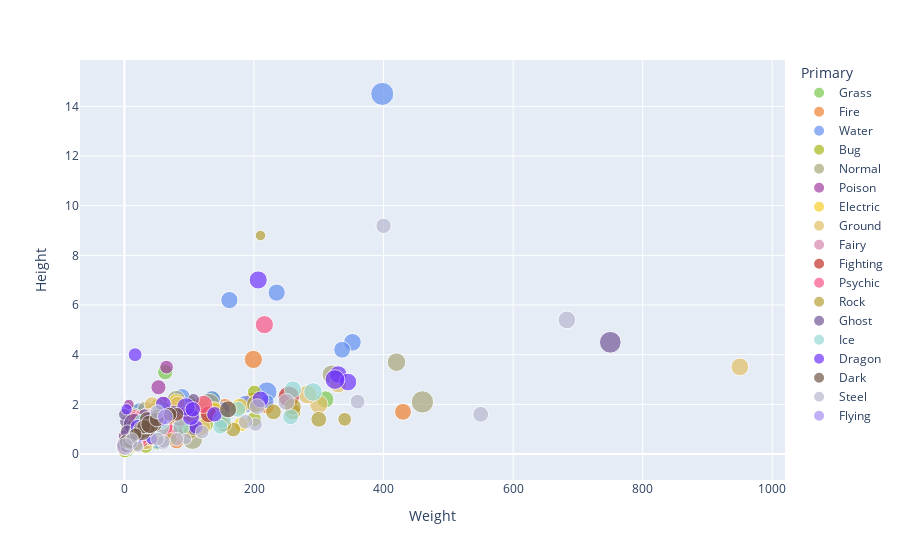

Notebook code for this chart:
### Code cell
fig = px.scatter(pokemon, x="Weight",y="Height", size='HP',
                 color='Primary',color_discrete_map=colours,
                hover_name="Name")

fig.show()
fig.write_html("EDAplots/HeightbyWeight,prim-scat.html",
              include_plotlyjs='cdn')

### Figure 1 — Plotly figure (JSON) as saved in the notebook; plotly's stock layout.template omitted (floating-point values rounded to 4 significant figures)
{"data": [{"hovertemplate": "<b>%{hovertext}</b><br><br>Primary=Grass<br>Weight=%{x}<br>Height=%{y}<br>HP=%{marker.size}<extra></extra>", "hovertext": ["Bulbasaur", "Ivysaur", "Venusaur", "Oddish", "Gloom", "Vileplume", "Bellsprout", "Weepinbell", "Victreebel", "Exeggcute", "Exeggutor", "Tangela", "Chikorita", "Bayleef", "Meganium", "Bellossom", "Hoppip", "Skiploom", "Jumpluff", "Sunkern", "Sunflora", "Treecko", "Grovyle", "Sceptile", "Seedot", "Nuzleaf", "Shiftry", "Shroomish", "Breloom", "Roselia", "Cacnea", "Cacturne", "Tropius", "Turtwig", "Grotle", "Torterra", "Budew", "Roserade", "Cherubi", "Cherrim", "Carnivine", "Snover", "Abomasnow", "Tangrowth", "Leafeon", "Shaymin", "Snivy", "Servine", "Serperior", "Pansage", "Simisage", "Cottonee", "Whimsicott", "Petilil", "Lilligant", "Maractus", "Foongus", "Amoonguss", "Ferroseed", "Ferrothorn", "Virizion"], "legendgroup": "Grass", "marker": {"color": "#7AC74C", "size": [45, 60, 80, 45, 60, 75, 50, 65, 80, 60, 95, 65, 45, 60, 80, 75, 35, 55, 75, 30, 75, 40, 50, 70, 40, 70, 90, 60, 60, 50, 50, 70, 99, 55, 75, 95, 40, 60, 45, 70, 74, 60, 90, 100, 65, 100, 45, 60, 75, 50, 75, 40, 60, 45, 70, 75, 69, 114, 44, 74, 91], "sizemode": "area", "sizeref": 0.6375, "symbol": "circle"}, "mode": "markers", "name": "Grass", "orientation": "v", "showlegend": true, "type": "scatter", "x": [6.9, 13, 100, 5.4, 8.6, 18.6, 4, 6.4, 15.5, 2.5, 120, 35, 6.4, 15.8, 100.5, 5.8, 0.5, 1, 3, 1.8, 8.5, 5, 21.6, 52.2, 4, 28, 59.6, 4.5, 39.2, 2, 51.3, 77.4, 100, 10.2, 97, 310, 1.2, 14.5, 3.3, 9.3, 27, 50.5, 135.5, 128.6, 25.5, 2.1, 8.1, 16, 63, 10.5, 30.5, 0.6, 6.6, 6.6, 16.3, 28, 1, 10.5, 18.8, 110, 200], "xaxis": "x", "y": [0.7, 1, 2, 0.5, 0.8, 1.2, 0.7, 1, 1.7, 0.4, 2, 1, 0.89, 1.19, 1.8, 0.41, 0.41, 0.61, 0.79, 0.3, 0.79, 0.51, 0.89, 1.7, 0.51, 0.99, 1.3, 0.41, 1.19, 0.3, 0.41, 1.3, 2.01, 0.4, 1.1, 2.2, 0.2, 0.9, 0.4, 0.5, 1.4, 1, 2.2, 2, 1, 0.2, 0.6, 0.8, 3.3, 0.6, 1.1, 0.3, 0.7, 0.5, 1.1, 1, 0.2, 0.6, 0.6, 1, 2], "yaxis": "y"}, {"hovertemplate": "<b>%{hovertext}</b><br><br>Primary=Fire<br>Weight=%{x}<br>Height=%{y}<br>HP=%{marker.size}<extra></extra>", "hovertext": ["Charmander", "Charmeleon", "Charizard", "Vulpix", "Ninetales", "Growlithe", "Arcanine", "Ponyta", "Rapidash", "Magmar", "Flareon", "Moltres", "Cyndaquil", "Quilava", "Typhlosion", "Slugma", "Magcargo", "Magby", "Entei", "Ho-Oh", "Torchic", "Combusken", "Blaziken", "Numel", "Camerupt", "Torkoal", "Chimchar", "Monferno", "Infernape", "Magmortar", "Heatran", "Tepig", "Pignite", "Emboar", "Pansear", "Simisear", "Darumaka", "Darmanitan", "Heatmor"], "legendgroup": "Fire", "marker": {"color": "#EE8130", "size": [39, 58, 78, 38, 73, 55, 90, 50, 65, 65, 65, 90, 39, 58, 78, 40, 50, 45, 115, 106, 45, 60, 80, 60, 70, 70, 44, 64, 76, 75, 91, 65, 90, 110, 50, 75, 70, 105, 85], "sizemode": "area", "sizeref": 0.6375, "symbol": "circle"}, "mode": "markers", "name": "Fire", "orientation": "v", "showlegend": true, "type": "scatter", "x": [8.5, 19, 90.5, 9.9, 19.9, 19, 155, 30, 95, 44.5, 25, 60, 7.9, 19, 79.5, 35, 55, 21.4, 198, 199, 2.5, 19.5, 52, 24, 220, 80.4, 6.2, 22, 55, 68, 430, 9.9, 55.5, 150, 11, 28, 37.5, 92.9, 58], "xaxis": "x", "y": [0.6, 1.1, 1.7, 0.6, 1.1, 0.7, 1.9, 1, 1.7, 1.3, 0.9, 2, 0.51, 0.89, 1.7, 0.71, 0.79, 0.71, 2.11, 3.81, 0.41, 0.89, 1.91, 0.71, 1.91, 0.51, 0.5, 0.9, 1.2, 1.6, 1.7, 0.5, 1, 1.6, 0.6, 1, 0.6, 1.3, 1.4], "yaxis": "y"}, {"hovertemplate": "<b>%{hovertext}</b><br><br>Primary=Water<br>Weight=%{x}<br>Height=%{y}<br>HP=%{marker.size}<extra></extra>", "hovertext": ["Squirtle", "Wartortle", "Blastoise", "Psyduck", "Golduck", "Poliwag", "Poliwhirl", "Poliwrath", "Tentacool", "Tentacruel", "Slowpoke", "Slowbro", "Seel", "Dewgong", "Shellder", "Cloyster", "Krabby", "Kingler", "Horsea", "Seadra", "Goldeen", "Seaking", "Staryu", "Starmie", "Magikarp", "Gyarados", "Lapras", "Vaporeon", "Totodile", "Croconaw", "Feraligatr", "Chinchou", "Lanturn", "Marill", "Azumarill", "Politoed", "Wooper", "Quagsire", "Slowking", "Qwilfish", "Corsola", "Remoraid", "Octillery", "Mantine", "Kingdra", "Suicune", "Mudkip", "Marshtomp", "Swampert", "Lotad", "Lombre", "Ludicolo", "Wingull", "Pelipper", "Carvanha", "Sharpedo", "Wailmer", "Wailord", "Barboach", "Whiscash", "Corphish", "Crawdaunt", "Feebas", "Milotic", "Clamperl", "Huntail", "Gorebyss", "Relicanth", "Luvdisc", "Kyogre", "Piplup", "Prinplup", "Empoleon", "Buizel", "Floatzel", "Shellos", "Gastrodon", "Finneon", "Lumineon", "Mantyke", "Palkia", "Phione", "Manaphy", "Oshawott", "Dewott", "Samurott", "Panpour", "Simipour", "Tympole", "Palpitoad", "Seismitoad", "Basculin", "Tirtouga", "Carracosta", "Ducklett", "Swanna", "Frillish", "Jellicent", "Alomomola", "Keldeo"], "legendgroup": "Water", "marker": {"color": "#6390F0", "size": [44, 59, 79, 50, 80, 40, 65, 90, 40, 80, 90, 95, 65, 90, 30, 50, 30, 55, 30, 55, 45, 80, 30, 60, 20, 95, 130, 130, 50, 65, 85, 75, 125, 70, 100, 90, 55, 95, 95, 65, 55, 35, 75, 65, 75, 100, 50, 70, 100, 40, 60, 80, 40, 60, 45, 70, 130, 170, 50, 110, 43, 63, 20, 95, 35, 55, 55, 100, 43, 100, 53, 64, 84, 55, 85, 76, 111, 49, 69, 45, 90, 80, 100, 55, 75, 95, 50, 75, 50, 75, 105, 70, 54, 74, 62, 75, 55, 100, 165, 91], "sizemode": "area", "sizeref": 0.6375, "symbol": "circle"}, "mode": "markers", "name": "Water", "orientation": "v", "showlegend": true, "type": "scatter", "x": [9, 22.5, 85.5, 19.6, 76.6, 12.4, 20, 54, 45.5, 55, 36, 78.5, 90, 120, 4, 132.5, 6.5, 60, 8, 25, 15, 39, 34.5, 80, 10, 235, 220, 29, 9.5, 25, 88.8, 12, 22.5, 8.5, 28.5, 33.9, 8.5, 75, 79.5, 3.9, 5, 12, 28.5, 220, 152, 187, 7.6, 28, 81.9, 2.6, 32.5, 55, 9.5, 28, 20.8, 88.8, 130, 398, 1.9, 23.6, 11.5, 32.8, 7.4, 162, 52.5, 27, 22.6, 23.4, 8.7, 352, 5.2, 23, 84.5, 29.5, 33.5, 6.3, 29.9, 7, 24, 65, 336, 3.1, 1.4, 5.9, 24.5, 94.6, 13.5, 29, 4.5, 17, 62, 18, 16.5, 81, 5.5, 24.2, 33, 135, 31.6, 48.5], "xaxis": "x", "y": [0.5, 1, 1.6, 0.8, 1.7, 0.6, 1, 1.3, 0.9, 1.6, 1.2, 1.6, 1.1, 1.7, 0.3, 1.5, 0.4, 1.3, 0.4, 1.2, 0.6, 1.3, 0.8, 1.1, 0.9, 6.5, 2.5, 1, 0.61, 1.09, 2.31, 0.51, 1.19, 0.41, 0.79, 1.09, 0.41, 1.4, 2.01, 0.51, 0.61, 0.61, 0.89, 2.11, 1.8, 2.01, 0.41, 0.71, 1.5, 0.51, 1.19, 1.5, 0.61, 1.19, 0.79, 1.8, 2.01, 14.5, 0.41, 0.89, 0.61, 1.09, 0.61, 6.2, 0.41, 1.7, 1.8, 0.99, 0.61, 4.5, 0.4, 0.8, 1.7, 0.7, 1.1, 0.3, 0.9, 0.4, 1.2, 1, 4.2, 0.4, 0.3, 0.5, 0.8, 1.5, 0.6, 1, 0.5, 0.8, 1.5, 1, 0.7, 1.2, 0.5, 1.3, 1.2, 2.2, 1.2, 1.4], "yaxis": "y"}, {"hovertemplate": "<b>%{hovertext}</b><br><br>Primary=Bug<br>Weight=%{x}<br>Height=%{y}<br>HP=%{marker.size}<extra></extra>", "hovertext": ["Caterpie", "Metapod", "Butterfree", "Weedle", "Kakuna", "Beedrill", "Paras", "Parasect", "Venonat", "Venomoth", "Scyther", "Pinsir", "Ledyba", "Ledian", "Spinarak", "Ariados", "Yanma", "Pineco", "Forretress", "Scizor", "Shuckle", "Heracross", "Wurmple", "Silcoon", "Beautifly", "Cascoon", "Dustox", "Surskit", "Masquerain", "Nincada", "Ninjask", "Shedinja", "Volbeat", "Illumise", "Kricketot", "Kricketune", "Burmy", "Wormadam", "Mothim", "Combee", "Vespiquen", "Yanmega", "Sewaddle", "Swadloon", "Leavanny", "Venipede", "Whirlipede", "Scolipede", "Dwebble", "Crustle", "Karrablast", "Escavalier", "Joltik", "Galvantula", "Shelmet", "Accelgor", "Durant", "Larvesta", "Volcarona", "Genesect"], "legendgroup": "Bug", "marker": {"color": "#A6B91A", "size": [45, 50, 60, 40, 45, 65, 35, 60, 60, 70, 70, 65, 40, 55, 40, 70, 65, 50, 75, 70, 20, 80, 45, 50, 60, 50, 60, 40, 70, 31, 61, 1, 65, 65, 37, 77, 40, 60, 70, 30, 70, 86, 45, 55, 75, 30, 40, 60, 50, 70, 50, 70, 50, 70, 50, 80, 58, 55, 85, 71], "sizemode": "area", "sizeref": 0.6375, "symbol": "circle"}, "mode": "markers", "name": "Bug", "orientation": "v", "showlegend": true, "type": "scatter", "x": [2.9, 9.9, 32, 3.2, 10, 29.5, 5.4, 29.5, 30, 12.5, 56, 55, 10.8, 35.6, 8.5, 33.5, 38, 7.2, 125.8, 125, 20.5, 54, 3.6, 10, 28.4, 11.5, 31.6, 1.7, 3.6, 5.5, 12, 1.2, 17.7, 17.7, 2.2, 25.5, 3.4, 6.5, 23.3, 5.5, 38.5, 51.5, 2.5, 7.3, 20.5, 5.3, 58.5, 200.5, 14.5, 200, 5.9, 33, 0.6, 14.3, 7.7, 25.3, 33, 28.8, 46, 82.5], "xaxis": "x", "y": [0.3, 0.7, 1.1, 0.3, 0.6, 1, 0.3, 1, 1, 1.5, 1.5, 1.5, 0.99, 1.4, 0.51, 1.09, 1.19, 0.61, 1.19, 2.01, 0.61, 1.5, 0.3, 0.61, 0.99, 0.71, 1.19, 0.51, 0.79, 0.51, 0.79, 0.79, 0.71, 0.61, 0.3, 1, 0.2, 0.5, 0.9, 0.3, 1.2, 1.9, 0.3, 0.5, 1.2, 0.4, 1.2, 2.5, 0.3, 1.4, 0.5, 1, 0.1, 0.8, 0.4, 0.8, 0.3, 1.1, 1.6, 1.5], "yaxis": "y"}, {"hovertemplate": "<b>%{hovertext}</b><br><br>Primary=Normal<br>Weight=%{x}<br>Height=%{y}<br>HP=%{marker.size}<extra></extra>", "hovertext": ["Pidgey", "Pidgeotto", "Pidgeot", "Rattata", "Raticate", "Spearow", "Fearow", "Jigglypuff", "Wigglytuff", "Meowth", "Persian", "Farfetch'd", "Doduo", "Dodrio", "Lickitung", "Chansey", "Kangaskhan", "Tauros", "Ditto", "Eevee", "Porygon", "Snorlax", "Sentret", "Furret", "Hoothoot", "Noctowl", "Igglybuff", "Aipom", "Girafarig", "Dunsparce", "Teddiursa", "Ursaring", "Porygon2", "Stantler", "Smeargle", "Miltank", "Blissey", "Zigzagoon", "Linoone", "Taillow", "Swellow", "Slakoth", "Vigoroth", "Slaking", "Whismur", "Loudred", "Exploud", "Azurill", "Skitty", "Delcatty", "Spinda", "Swablu", "Zangoose", "Castform", "Kecleon", "Starly", "Staravia", "Staraptor", "Bidoof", "Bibarel", "Ambipom", "Buneary", "Lopunny", "Glameow", "Purugly", "Happiny", "Chatot", "Munchlax", "Lickilicky", "Porygon-Z", "Regigigas", "Arceus", "Patrat", "Watchog", "Lillipup", "Herdier", "Stoutland", "Pidove", "Tranquill", "Unfezant", "Audino", "Minccino", "Cinccino", "Deerling", "Sawsbuck", "Bouffalant", "Rufflet", "Braviary", "Meloetta"], "legendgroup": "Normal", "marker": {"color": "#A8A77A", "size": [40, 63, 83, 30, 55, 40, 65, 115, 140, 40, 65, 52, 35, 60, 90, 250, 105, 75, 48, 55, 65, 160, 35, 85, 60, 100, 90, 55, 70, 100, 60, 90, 85, 73, 55, 95, 255, 38, 78, 40, 60, 60, 80, 150, 64, 84, 104, 50, 50, 70, 60, 45, 73, 70, 60, 40, 55, 85, 59, 79, 75, 55, 65, 49, 71, 100, 76, 135, 110, 85, 110, 120, 45, 60, 45, 65, 85, 50, 62, 80, 103, 55, 75, 60, 80, 95, 70, 100, 100], "sizemode": "area", "sizeref": 0.6375, "symbol": "circle"}, "mode": "markers", "name": "Normal", "orientation": "v", "showlegend": true, "type": "scatter", "x": [1.8, 30, 39.5, 3.5, 18.5, 2, 38, 5.5, 12, 4.2, 32, 15, 39.2, 85.2, 65.5, 34.6, 80, 88.4, 4, 6.5, 36.5, 460, 6, 32.5, 21.2, 40.8, 1, 11.5, 41.5, 14, 8.8, 125.8, 32.5, 71.2, 58, 75.5, 46.8, 17.5, 32.5, 2.3, 19.8, 24, 46.5, 130.5, 16.3, 40.5, 84, 2, 11, 32.6, 5, 1.2, 40.3, 0.8, 22, 2, 15.5, 24.9, 20, 31.5, 20.3, 5.5, 33.3, 3.9, 43.8, 24.4, 1.9, 105, 140, 34, 420, 320, 11.6, 27, 4.1, 14.7, 61, 2.1, 15, 29, 31, 5.8, 7.5, 19.5, 92.5, 94.6, 10.5, 41, 6.5], "xaxis": "x", "y": [0.3, 1.1, 1.5, 0.3, 0.7, 0.3, 1.2, 0.5, 1, 0.4, 1, 0.8, 1.4, 1.8, 1.2, 1.1, 2.2, 1.4, 0.3, 0.3, 0.8, 2.1, 0.79, 1.8, 0.71, 1.6, 0.3, 0.79, 1.5, 1.5, 0.61, 1.8, 0.61, 1.4, 1.19, 1.19, 1.5, 0.41, 0.51, 0.3, 0.71, 0.79, 1.4, 2.01, 0.61, 0.99, 1.5, 0.2, 0.61, 1.09, 1.09, 0.41, 1.3, 0.3, 0.99, 0.3, 0.6, 1.2, 0.5, 1, 1.2, 0.4, 1.2, 0.5, 1, 0.6, 0.5, 0.6, 1.7, 0.9, 3.7, 3.2, 0.5, 1.1, 0.4, 0.9, 1.2, 0.3, 0.6, 1.2, 1.1, 0.4, 0.5, 0.6, 1.9, 1.6, 0.5, 1.5, 0.6], "yaxis": "y"}, {"hovertemplate": "<b>%{hovertext}</b><br><br>Primary=Poison<br>Weight=%{x}<br>Height=%{y}<br>HP=%{marker.size}<extra></extra>", "hovertext": ["Ekans", "Arbok", "Nidoran♀", "Nidorina", "Nidoqueen", "Nidoran♂", "Nidorino", "Nidoking", "Zubat", "Golbat", "Grimer", "Muk", "Koffing", "Weezing", "Crobat", "Gulpin", "Swalot", "Seviper", "Stunky", "Skuntank", "Skorupi", "Drapion", "Croagunk", "Toxicroak", "Trubbish", "Garbodor"], "legendgroup": "Poison", "marker": {"color": "#A33EA1", "size": [35, 60, 55, 70, 90, 46, 61, 81, 40, 75, 80, 105, 40, 65, 85, 70, 100, 73, 63, 103, 40, 70, 48, 83, 50, 80], "sizemode": "area", "sizeref": 0.6375, "symbol": "circle"}, "mode": "markers", "name": "Poison", "orientation": "v", "showlegend": true, "type": "scatter", "x": [6.9, 65, 7, 20, 60, 9, 19.5, 62, 7.5, 55, 30, 30, 1, 9.5, 75, 10.3, 80, 52.5, 19.2, 38, 12, 61.5, 23, 44.4, 31, 107.3], "xaxis": "x", "y": [2, 3.5, 0.4, 0.8, 1.3, 0.5, 0.9, 1.4, 0.8, 1.6, 0.9, 1.2, 0.6, 1.2, 1.8, 0.41, 1.7, 2.69, 0.4, 1, 0.8, 1.3, 0.7, 1.3, 0.6, 1.9], "yaxis": "y"}, {"hovertemplate": "<b>%{hovertext}</b><br><br>Primary=Electric<br>Weight=%{x}<br>Height=%{y}<br>HP=%{marker.size}<extra></extra>", "hovertext": ["Pikachu", "Raichu", "Magnemite", "Magneton", "Voltorb", "Electrode", "Electabuzz", "Jolteon", "Zapdos", "Pichu", "Mareep", "Flaaffy", "Ampharos", "Elekid", "Raikou", "Electrike", "Manectric", "Plusle", "Minun", "Shinx", "Luxio", "Luxray", "Pachirisu", "Magnezone", "Electivire", "Rotom", "Blitzle", "Zebstrika", "Emolga", "Tynamo", "Eelektrik", "Eelektross", "Thundurus"], "legendgroup": "Electric", "marker": {"color": "#F7D02C", "size": [35, 60, 25, 50, 40, 60, 65, 65, 90, 20, 55, 70, 90, 45, 90, 40, 70, 60, 60, 45, 60, 80, 60, 70, 75, 50, 45, 75, 55, 35, 65, 85, 79], "sizemode": "area", "sizeref": 0.6375, "symbol": "circle"}, "mode": "markers", "name": "Electric", "orientation": "v", "showlegend": true, "type": "scatter", "x": [6, 30, 6, 60, 10.4, 66.6, 30, 24.5, 52.6, 2, 7.8, 13.3, 61.5, 23.5, 178, 15.2, 40.2, 4.2, 4.2, 9.5, 30.5, 42, 3.9, 180, 138.6, 0.3, 29.8, 79.5, 5, 0.3, 22, 80.5, 61], "xaxis": "x", "y": [0.4, 0.8, 0.3, 1, 0.5, 1.2, 1.1, 0.8, 1.6, 0.3, 0.61, 0.79, 1.4, 0.61, 1.91, 0.61, 1.5, 0.41, 0.41, 0.5, 0.9, 1.4, 0.4, 1.2, 1.8, 0.3, 0.8, 1.6, 0.4, 0.2, 1.2, 2.1, 1.5], "yaxis": "y"}, {"hovertemplate": "<b>%{hovertext}</b><br><br>Primary=Ground<br>Weight=%{x}<br>Height=%{y}<br>HP=%{marker.size}<extra></extra>", "hovertext": ["Sandshrew", "Sandslash", "Diglett", "Dugtrio", "Cubone", "Marowak", "Rhyhorn", "Rhydon", "Gligar", "Phanpy", "Donphan", "Trapinch", "Vibrava", "Flygon", "Baltoy", "Claydol", "Groudon", "Hippopotas", "Hippowdon", "Rhyperior", "Gliscor", "Drilbur", "Excadrill", "Sandile", "Krokorok", "Krookodile", "Stunfisk", "Golett", "Golurk", "Landorus"], "legendgroup": "Ground", "marker": {"color": "#E2BF65", "size": [50, 75, 10, 35, 50, 60, 80, 105, 65, 90, 90, 45, 50, 80, 40, 60, 100, 68, 108, 115, 75, 60, 110, 50, 60, 95, 109, 59, 89, 89], "sizemode": "area", "sizeref": 0.6375, "symbol": "circle"}, "mode": "markers", "name": "Ground", "orientation": "v", "showlegend": true, "type": "scatter", "x": [12, 29.5, 0.8, 33.3, 6.5, 45, 115, 120, 64.8, 33.5, 120, 15, 15.3, 82, 21.5, 108, 950, 49.5, 300, 282.8, 42.5, 8.5, 40.4, 15.2, 33.4, 96.3, 11, 92, 330, 68], "xaxis": "x", "y": [0.6, 1, 0.2, 0.7, 0.4, 1, 1, 1.9, 1.09, 0.51, 1.09, 0.71, 1.09, 2.01, 0.51, 1.5, 3.51, 0.8, 2, 2.4, 2, 0.3, 0.7, 0.7, 1, 1.5, 0.7, 1, 2.8, 1.5], "yaxis": "y"}, {"hovertemplate": "<b>%{hovertext}</b><br><br>Primary=Fairy<br>Weight=%{x}<br>Height=%{y}<br>HP=%{marker.size}<extra></extra>", "hovertext": ["Clefairy", "Clefable", "Cleffa", "Togepi", "Togetic", "Snubbull", "Granbull", "Togekiss"], "legendgroup": "Fairy", "marker": {"color": "#D685AD", "size": [70, 95, 50, 35, 55, 60, 90, 85], "sizemode": "area", "sizeref": 0.6375, "symbol": "circle"}, "mode": "markers", "name": "Fairy", "orientation": "v", "showlegend": true, "type": "scatter", "x": [7.5, 40, 3, 1.5, 3.2, 7.8, 48.7, 38], "xaxis": "x", "y": [0.6, 1.3, 0.3, 0.3, 0.61, 0.61, 1.4, 1.5], "yaxis": "y"}, {"hovertemplate": "<b>%{hovertext}</b><br><br>Primary=Fighting<br>Weight=%{x}<br>Height=%{y}<br>HP=%{marker.size}<extra></extra>", "hovertext": ["Mankey", "Primeape", "Machop", "Machoke", "Machamp", "Hitmonlee", "Hitmonchan", "Tyrogue", "Hitmontop", "Makuhita", "Hariyama", "Meditite", "Medicham", "Riolu", "Lucario", "Timburr", "Gurdurr", "Conkeldurr", "Throh", "Sawk", "Mienfoo", "Mienshao"], "legendgroup": "Fighting", "marker": {"color": "#C22E28", "size": [40, 65, 70, 80, 90, 50, 50, 35, 50, 72, 144, 30, 60, 40, 70, 75, 85, 105, 120, 75, 45, 65], "sizemode": "area", "sizeref": 0.6375, "symbol": "circle"}, "mode": "markers", "name": "Fighting", "orientation": "v", "showlegend": true, "type": "scatter", "x": [28, 32, 19.5, 70.5, 130, 49.8, 50.2, 21, 48, 86.4, 253.8, 11.2, 31.5, 20.2, 54, 12.5, 40, 87, 55.5, 51, 20, 35.5], "xaxis": "x", "y": [0.5, 1, 0.8, 1.5, 1.6, 1.5, 1.4, 0.71, 1.4, 0.99, 2.31, 0.61, 1.3, 0.7, 1.2, 0.6, 1.2, 1.4, 1.3, 1.4, 0.9, 1.4], "yaxis": "y"}, {"hovertemplate": "<b>%{hovertext}</b><br><br>Primary=Psychic<br>Weight=%{x}<br>Height=%{y}<br>HP=%{marker.size}<extra></extra>", "hovertext": ["Abra", "Kadabra", "Alakazam", "Drowzee", "Hypno", "Mr.", "Mewtwo", "Mew", "Natu", "Xatu", "Espeon", "Unown", "Wobbuffet", "Lugia", "Celebi", "Ralts", "Kirlia", "Gardevoir", "Spoink", "Grumpig", "Chimecho", "Wynaut", "Deoxys", "Chingling", "Mime", "Gallade", "Uxie", "Mesprit", "Azelf", "Cresselia", "Victini", "Munna", "Musharna", "Woobat", "Swoobat", "Sigilyph", "Gothita", "Gothorita", "Gothitelle", "Solosis", "Duosion", "Reuniclus", "Elgyem", "Beheeyem"], "legendgroup": "Psychic", "marker": {"color": "#F95587", "size": [25, 40, 55, 60, 85, 40, 106, 100, 40, 65, 65, 48, 190, 106, 100, 28, 38, 68, 60, 80, 65, 95, 50, 45, 20, 68, 75, 80, 75, 120, 100, 76, 116, 55, 67, 72, 45, 60, 70, 45, 65, 110, 55, 75], "sizemode": "area", "sizeref": 0.6375, "symbol": "circle"}, "mode": "markers", "name": "Psychic", "orientation": "v", "showlegend": true, "type": "scatter", "x": [19.5, 56.5, 48, 32.4, 75.6, 54.5, 122, 4, 2, 15, 26.5, 5, 28.5, 216, 5, 6.6, 20.2, 48.4, 30.6, 71.5, 1, 14, 60.8, 0.6, 13, 52, 0.3, 0.3, 0.3, 85.6, 4, 23.3, 60.5, 2.1, 10.5, 14, 5.8, 18, 44, 1, 8, 20.1, 9, 34.5], "xaxis": "x", "y": [0.9, 1.3, 1.5, 1, 1.6, 1.3, 2, 0.4, 0.2, 1.5, 0.89, 0.51, 1.3, 5.21, 0.61, 0.41, 0.79, 1.6, 0.71, 0.89, 0.61, 0.61, 1.7, 0.2, 0.6, 1.6, 0.3, 0.3, 0.3, 1.5, 0.4, 0.6, 1.1, 0.4, 0.9, 1.4, 0.4, 0.7, 1.5, 0.3, 0.6, 1, 0.5, 1], "yaxis": "y"}, {"hovertemplate": "<b>%{hovertext}</b><br><br>Primary=Rock<br>Weight=%{x}<br>Height=%{y}<br>HP=%{marker.size}<extra></extra>", "hovertext": ["Geodude", "Graveler", "Golem", "Onix", "Omanyte", "Omastar", "Kabuto", "Kabutops", "Aerodactyl", "Sudowoodo", "Larvitar", "Pupitar", "Tyranitar", "Nosepass", "Lunatone", "Solrock", "Lileep", "Cradily", "Anorith", "Armaldo", "Regirock", "Cranidos", "Rampardos", "Shieldon", "Bastiodon", "Bonsly", "Probopass", "Roggenrola", "Boldore", "Gigalith", "Archen", "Archeops", "Terrakion"], "legendgroup": "Rock", "marker": {"color": "#B6A136", "size": [40, 55, 80, 35, 35, 70, 30, 60, 80, 70, 50, 70, 100, 30, 70, 70, 66, 86, 45, 75, 80, 67, 97, 30, 60, 50, 60, 55, 70, 85, 55, 75, 91], "sizemode": "area", "sizeref": 0.6375, "symbol": "circle"}, "mode": "markers", "name": "Rock", "orientation": "v", "showlegend": true, "type": "scatter", "x": [20, 105, 300, 210, 7.5, 35, 11.5, 40.5, 59, 38, 72, 152, 202, 97, 168, 154, 23.8, 60.4, 12.5, 68.2, 230, 31.5, 102.5, 57, 149.5, 15, 340, 18, 102, 260, 9.5, 32, 260], "xaxis": "x", "y": [0.4, 1, 1.4, 8.8, 0.4, 1, 0.5, 1.3, 1.8, 1.19, 0.61, 1.19, 2.01, 0.99, 0.99, 1.19, 0.99, 1.5, 0.71, 1.5, 1.7, 0.9, 1.6, 0.5, 1.3, 0.5, 1.4, 0.4, 0.9, 1.7, 0.5, 1.4, 1.9], "yaxis": "y"}, {"hovertemplate": "<b>%{hovertext}</b><br><br>Primary=Ghost<br>Weight=%{x}<br>Height=%{y}<br>HP=%{marker.size}<extra></extra>", "hovertext": ["Gastly", "Haunter", "Gengar", "Misdreavus", "Shuppet", "Banette", "Duskull", "Dusclops", "Drifloon", "Drifblim", "Mismagius", "Spiritomb", "Dusknoir", "Giratina", "Yamask", "Cofagrigus", "Litwick", "Lampent", "Chandelure"], "legendgroup": "Ghost", "marker": {"color": "#735797", "size": [30, 45, 60, 60, 44, 64, 20, 40, 90, 150, 60, 50, 45, 150, 38, 58, 50, 60, 60], "sizemode": "area", "sizeref": 0.6375, "symbol": "circle"}, "mode": "markers", "name": "Ghost", "orientation": "v", "showlegend": true, "type": "scatter", "x": [0.1, 0.1, 40.5, 1, 2.3, 12.5, 15, 30.6, 1.2, 15, 4.4, 108, 106.6, 750, 1.5, 76.5, 3.1, 13, 34.3], "xaxis": "x", "y": [1.3, 1.6, 1.5, 0.71, 0.61, 1.09, 0.79, 1.6, 0.4, 1.2, 0.9, 1, 2.2, 4.5, 0.5, 1.7, 0.3, 0.6, 1], "yaxis": "y"}, {"hovertemplate": "<b>%{hovertext}</b><br><br>Primary=Ice<br>Weight=%{x}<br>Height=%{y}<br>HP=%{marker.size}<extra></extra>", "hovertext": ["Jynx", "Articuno", "Swinub", "Piloswine", "Delibird", "Smoochum", "Snorunt", "Glalie", "Spheal", "Sealeo", "Walrein", "Regice", "Glaceon", "Mamoswine", "Froslass", "Vanillite", "Vanillish", "Vanilluxe", "Cubchoo", "Beartic", "Cryogonal"], "legendgroup": "Ice", "marker": {"color": "#96D9D6", "size": [65, 90, 50, 100, 45, 45, 50, 80, 70, 90, 110, 80, 65, 110, 70, 36, 51, 71, 55, 95, 70], "sizemode": "area", "sizeref": 0.6375, "symbol": "circle"}, "mode": "markers", "name": "Ice", "orientation": "v", "showlegend": true, "type": "scatter", "x": [40.6, 55.4, 6.5, 55.8, 16, 6, 16.8, 256.5, 39.5, 87.6, 150.6, 175, 25.9, 291, 26.6, 5.7, 41, 57.5, 8.5, 260, 148], "xaxis": "x", "y": [1.4, 1.7, 0.41, 1.09, 0.89, 0.41, 0.71, 1.5, 0.79, 1.09, 1.4, 1.8, 0.8, 2.5, 1.3, 0.4, 1.1, 1.3, 0.5, 2.6, 1.1], "yaxis": "y"}, {"hovertemplate": "<b>%{hovertext}</b><br><br>Primary=Dragon<br>Weight=%{x}<br>Height=%{y}<br>HP=%{marker.size}<extra></extra>", "hovertext": ["Dratini", "Dragonair", "Dragonite", "Altaria", "Bagon", "Shelgon", "Salamence", "Latias", "Latios", "Rayquaza", "Gible", "Gabite", "Garchomp", "Axew", "Fraxure", "Haxorus", "Druddigon", "Reshiram", "Zekrom", "Kyurem"], "legendgroup": "Dragon", "marker": {"color": "#6F35FC", "size": [41, 61, 91, 75, 45, 65, 95, 80, 80, 105, 58, 68, 108, 46, 66, 76, 77, 100, 100, 125], "sizemode": "area", "sizeref": 0.6375, "symbol": "circle"}, "mode": "markers", "name": "Dragon", "orientation": "v", "showlegend": true, "type": "scatter", "x": [3.3, 16.5, 210, 20.6, 42.1, 110.5, 102.6, 40, 60, 206.5, 20.5, 56, 95, 18, 36, 105.5, 139, 330, 345, 325], "xaxis": "x", "y": [1.8, 4, 2.2, 1.09, 0.61, 1.09, 1.5, 1.4, 2.01, 7.01, 0.7, 1.4, 1.9, 0.6, 1, 1.8, 1.6, 3.2, 2.9, 3], "yaxis": "y"}, {"hovertemplate": "<b>%{hovertext}</b><br><br>Primary=Dark<br>Weight=%{x}<br>Height=%{y}<br>HP=%{marker.size}<extra></extra>", "hovertext": ["Umbreon", "Murkrow", "Sneasel", "Houndour", "Houndoom", "Poochyena", "Mightyena", "Sableye", "Absol", "Honchkrow", "Weavile", "Darkrai", "Purrloin", "Liepard", "Scraggy", "Scrafty", "Zorua", "Zoroark", "Pawniard", "Bisharp", "Vullaby", "Mandibuzz", "Deino", "Zweilous", "Hydreigon"], "legendgroup": "Dark", "marker": {"color": "#705746", "size": [95, 60, 55, 45, 75, 35, 70, 50, 65, 100, 70, 70, 41, 64, 50, 65, 40, 60, 45, 65, 70, 110, 52, 72, 92], "sizemode": "area", "sizeref": 0.6375, "symbol": "circle"}, "mode": "markers", "name": "Dark", "orientation": "v", "showlegend": true, "type": "scatter", "x": [27, 2.1, 28, 10.8, 35, 13.6, 37, 11, 47, 27.3, 34, 50.5, 10.1, 37.5, 11.8, 30, 12.5, 81.1, 10.2, 70, 9, 39.5, 17.3, 50, 160], "xaxis": "x", "y": [0.99, 0.51, 0.89, 0.61, 1.4, 0.51, 0.99, 0.51, 1.19, 0.9, 1.1, 1.5, 0.4, 1.1, 0.6, 1.1, 0.7, 1.6, 0.5, 1.6, 0.5, 1.2, 0.8, 1.4, 1.8], "yaxis": "y"}, {"hovertemplate": "<b>%{hovertext}</b><br><br>Primary=Steel<br>Weight=%{x}<br>Height=%{y}<br>HP=%{marker.size}<extra></extra>", "hovertext": ["Steelix", "Skarmory", "Mawile", "Aron", "Lairon", "Aggron", "Beldum", "Metang", "Metagross", "Registeel", "Jirachi", "Bronzor", "Bronzong", "Dialga", "Klink", "Klang", "Klinklang", "Cobalion"], "legendgroup": "Steel", "marker": {"color": "#B7B7CE", "size": [75, 65, 50, 50, 60, 70, 40, 60, 80, 80, 100, 57, 67, 100, 40, 60, 60, 91], "sizemode": "area", "sizeref": 0.6375, "symbol": "circle"}, "mode": "markers", "name": "Steel", "orientation": "v", "showlegend": true, "type": "scatter", "x": [400, 50.5, 11.5, 60, 120, 360, 95.2, 202.5, 550, 205, 1.1, 60.5, 187, 683, 21, 51, 81, 250], "xaxis": "x", "y": [9.19, 1.7, 0.61, 0.41, 0.89, 2.11, 0.61, 1.19, 1.6, 1.91, 0.3, 0.5, 1.3, 5.4, 0.3, 0.6, 0.6, 2.1], "yaxis": "y"}, {"hovertemplate": "<b>%{hovertext}</b><br><br>Primary=Flying<br>Weight=%{x}<br>Height=%{y}<br>HP=%{marker.size}<extra></extra>", "hovertext": ["Tornadus"], "legendgroup": "Flying", "marker": {"color": "#A98FF3", "size": [79], "sizemode": "area", "sizeref": 0.6375, "symbol": "circle"}, "mode": "markers", "name": "Flying", "orientation": "v", "showlegend": true, "type": "scatter", "x": [63], "xaxis": "x", "y": [1.5], "yaxis": "y"}], "layout": {"legend": {"itemsizing": "constant", "title": {"text": "Primary"}, "tracegroupgap": 0}, "margin": {"t": 60}, "xaxis": {"anchor": "y", "domain": [0, 1], "title": {"text": "Weight"}}, "yaxis": {"anchor": "x", "domain": [0, 1], "title": {"text": "Height"}}}}
